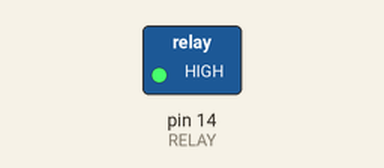
Recording of a sketch running on a simulated Arduino Uno, built with avr-gcc and run on an emulated ATmega328P. On the bench: switched loads named in the sketch (green lamp = pin HIGH). Dashed ring = blinking.

Above: at 0.5 s.
Timing chart, 0 to 4.6 s (numbered marks = the images above):
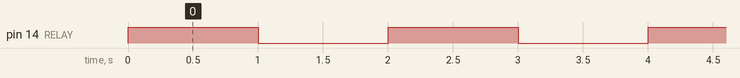

The sketch:

ESP_RELAY.ino
```cpp
/******************************************************************************
  Project  : NECTEC IoT Camp 2016
  Compiler : Arduino 1.6.7
  Board    : ESPresso Lite V2
  Device   : 5V Relay Module
  Author   : Chiang Mai Maker Club
*******************************************************************************/
#define RELAY 14

void setup() {
  Serial.begin(115200);
  pinMode(RELAY, OUTPUT);
}

void loop() {
  digitalWrite(RELAY, HIGH);
  delay(1000);
  digitalWrite(RELAY, LOW);
  delay(1000);
}
```

Measured:
- by itself, pin 14 (RELAY): alternates HIGH for 1.0 s and LOW for 1.0 s
